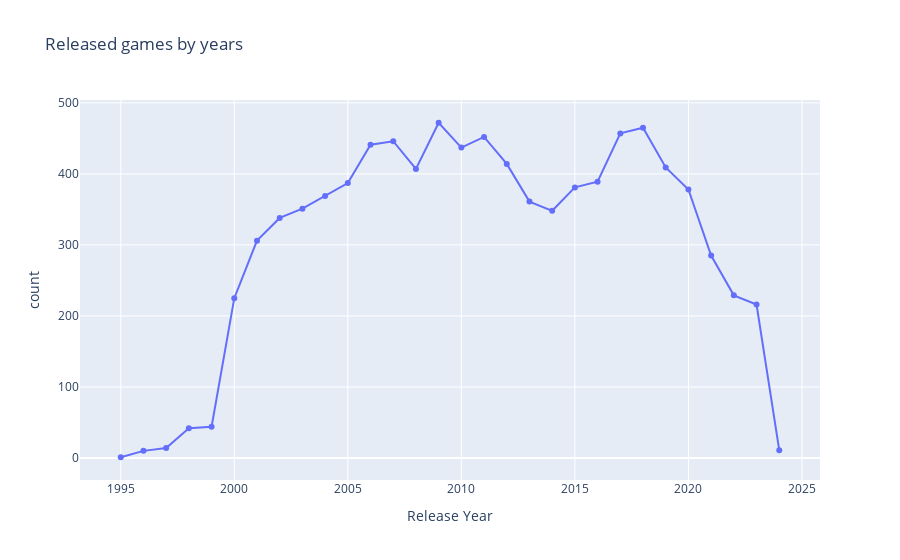

Here is the notebook cell this chart was saved with:
### Code cell
fig = px.line(released_games_by_years, x='Release Year', y='count', markers=True, title='Released games by years')
fig.show()

### Figure 1 — Plotly figure (JSON) as saved in the notebook; plotly's stock layout.template omitted (floating-point values rounded to 4 significant figures)
{"data": [{"hovertemplate": "Release Year=%{x}<br>count=%{y}<extra></extra>", "legendgroup": "", "line": {"color": "#636efa", "dash": "solid"}, "marker": {"symbol": "circle"}, "mode": "lines+markers", "name": "", "orientation": "v", "showlegend": false, "type": "scatter", "x": [1995, 1996, 1997, 1998, 1999, 2000, 2001, 2002, 2003, 2004, 2005, 2006, 2007, 2008, 2009, 2010, 2011, 2012, 2013, 2014, 2015, 2016, 2017, 2018, 2019, 2020, 2021, 2022, 2023, 2024], "xaxis": "x", "y": [1, 10, 14, 42, 44, 225, 306, 338, 351, 369, 387, 441, 446, 407, 472, 437, 452, 414, 361, 348, 381, 389, 457, 465, 409, 378, 285, 229, 216, 11], "yaxis": "y"}], "layout": {"legend": {"tracegroupgap": 0}, "title": {"text": "Released games by years"}, "xaxis": {"anchor": "y", "domain": [0, 1], "title": {"text": "Release Year"}}, "yaxis": {"anchor": "x", "domain": [0, 1], "title": {"text": "count"}}}}
